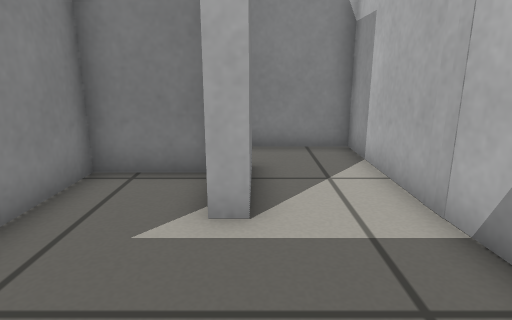
[1] (above)

14 first-person views from a walk through a robot-simulator world made for Gazebo. The camera is 0.5 m above the floor, tilts 14° down and sees 75° across. The floor is counted in squares, 0.25 m on a side. Each view is taken from the middle of a square. On the plan, view 1 faces up. The plan holds only what a view shows up to about 18 squares ahead; the rest is blank.

[2]
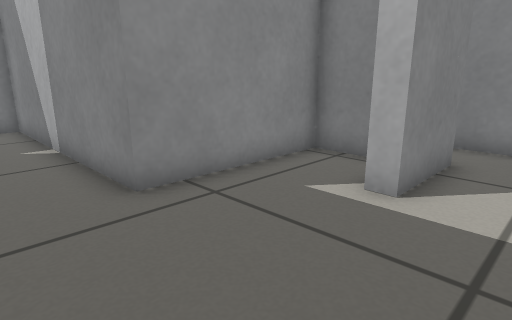

[3]
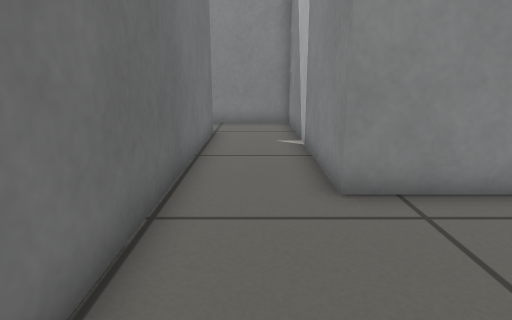

[4]
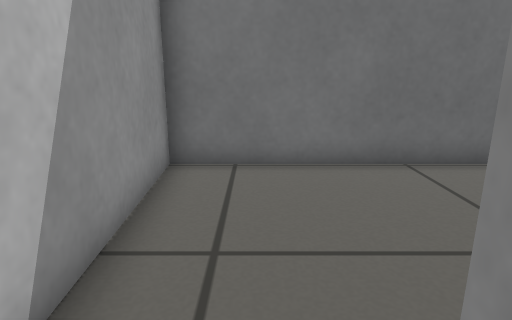

[5]
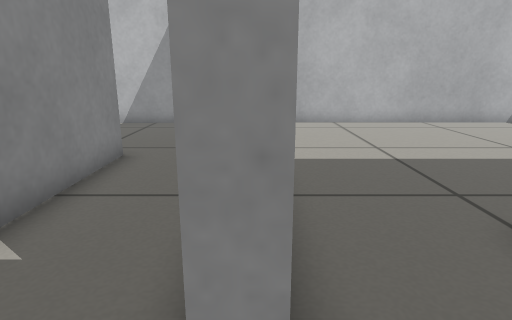

[6]
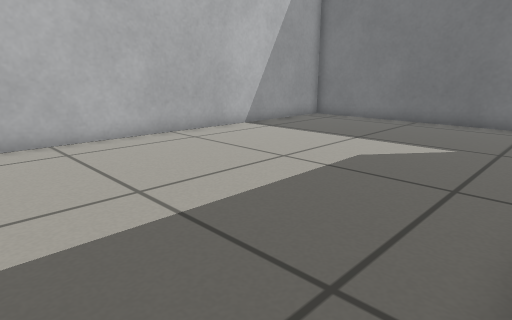

[7]
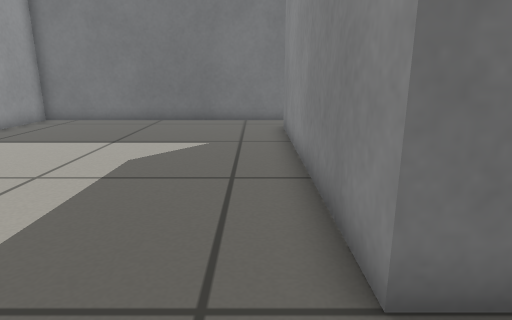

[8]
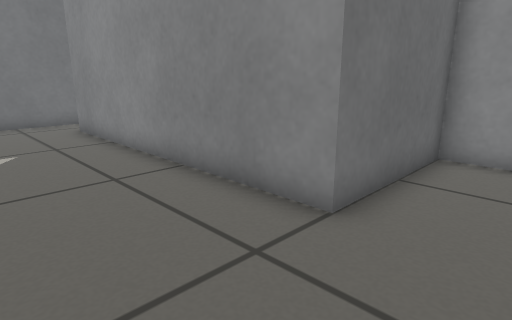

[9]
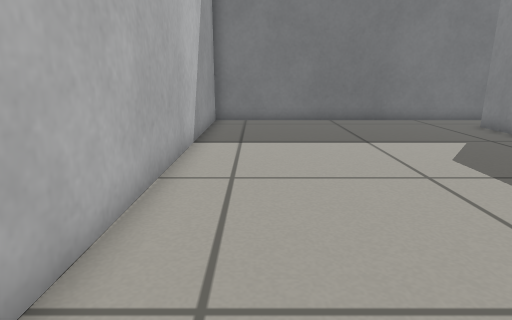

[10]
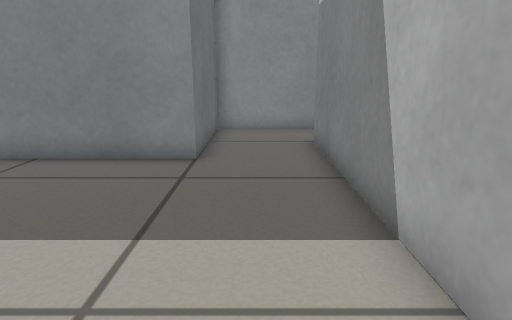

[11]
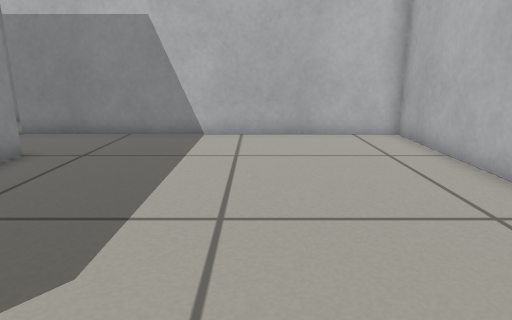

[12]
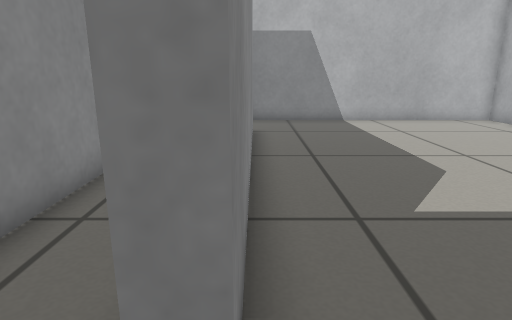

[13]
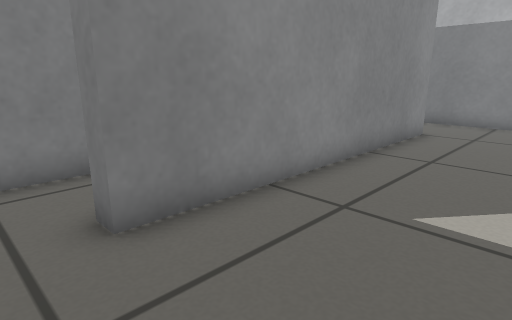

[14]
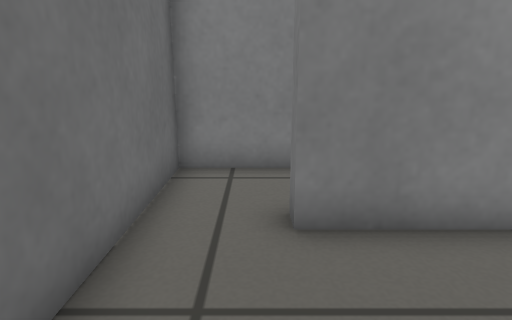

### Floor plan
Ten units are one square. View 1 is at (0, 0); x grows to the right and y downward. Boxes are objects, and circles mark ways between rooms. Rooms are numbered by the first view taken in them; rooms with no view inside come last. Other rooms are left out.
<svg viewBox="-134 -102 169 294">
<path fill="none" stroke="#000" d="M-1 -75 -1 -45 -8 -45M-15 16 30 16 25 -97M28 -96 -6 -96M-95 187 29 187 30 22 -104 22M-129 15 -129 55 -81 55 -81 165M-81 165 -88 165M-104 22 -104 16M-104 16 -15 16M-10 -69 -35 -69 -35 -15 -129 -15 -129 15"/>
<circle cx="-5" cy="-15" r="3" fill="#2a7"/>
<circle cx="-115" cy="20" r="3" fill="#2a7"/>
<text x="-10" y="-40">1</text>
<text x="-30" y="100">2</text>
<text x="-60" y="-10">3</text>
</svg>
Room 1 opens to room 3. Room 2 opens to room 3.

Where each view was taken, in squares from view 1:
view 1: 0 up, 0 right, facing up
view 2: 1 down, 2 right, facing up-left
view 3: 0 up, 2 right, facing left
view 4: 6 up, 1 right, facing down
view 5: 2 down, 12 left, facing right
view 6: 3 down, 8 left, facing down-right
view 7: 3 down, 7 left, facing down
view 8: 3 down, 4 left, facing down-left
view 9: 3 down, 1 right, facing down
view 10: 4 down, 0 right, facing left
view 11: 14 down, 2 left, facing up
view 12: 18 down, 8 left, facing up
view 13: 18 down, 4 left, facing up-left
view 14: 17 down, 4 left, facing left
